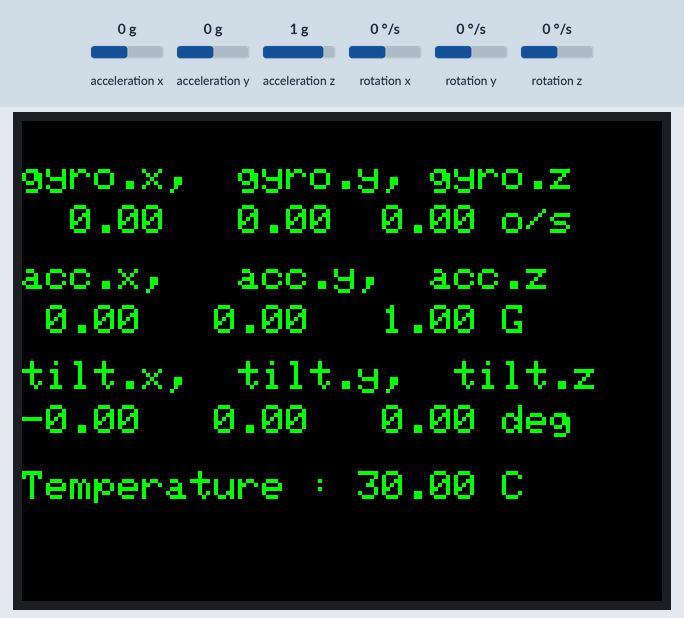
Simulated run of this sketch. Board: ESP32. Shown: 320×240 colour display. The test bench sets the inputs (shaded band); at power-on: acceleration x 0 g, acceleration y 0 g, acceleration z 1 g, rotation x 0 °/s, rotation y 0 °/s, rotation z 0 °/s. What the sketch prints to the serial monitor is not drawn.

Above: at 1.4 s.
1.5 s: acceleration x set to -1.4 g
At 2.3 s:
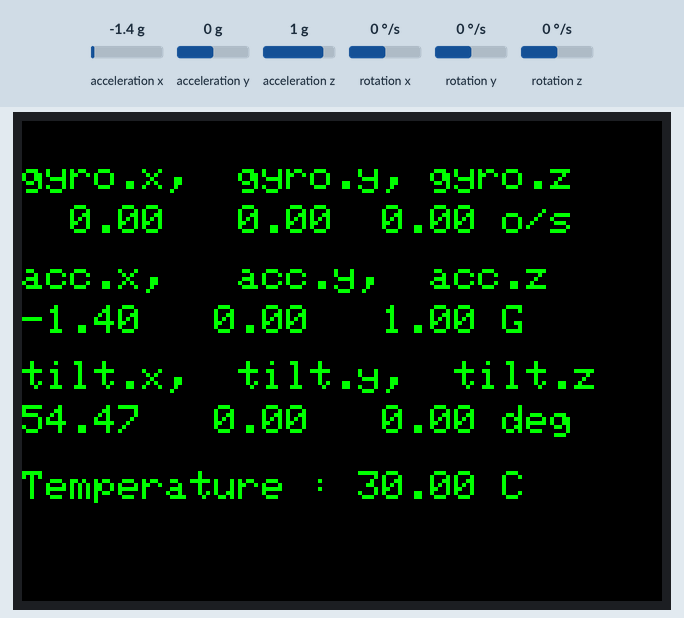
3.1 s: acceleration y set to -1.4 g
At 4.1 s:
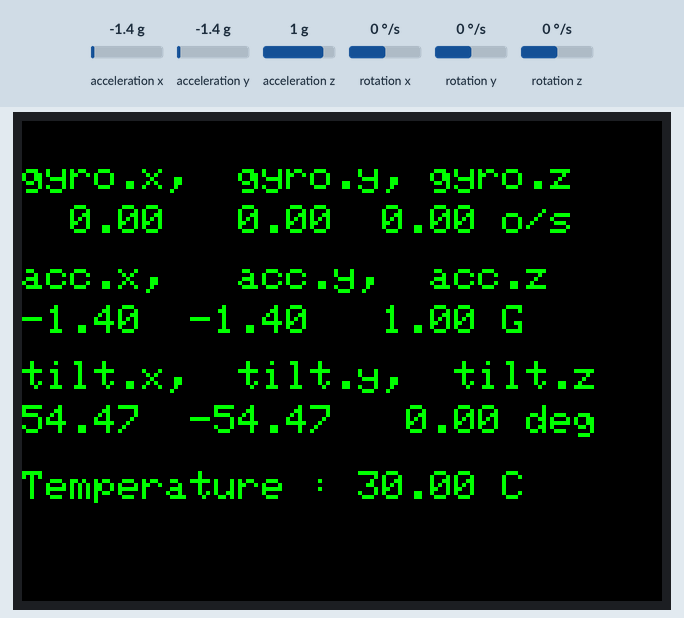
4.7 s: acceleration z set to -1.4 g
At 5.8 s:
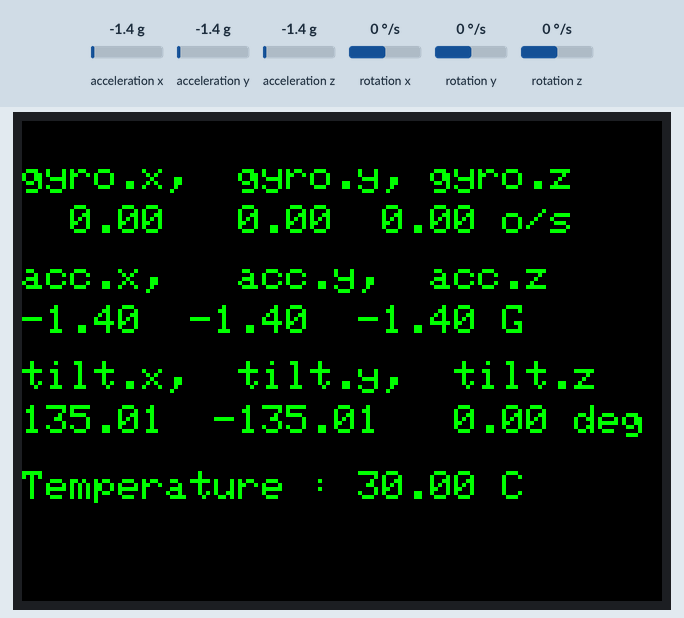
6.2 s: rotation x set to -192 °/s
At 7.4 s:
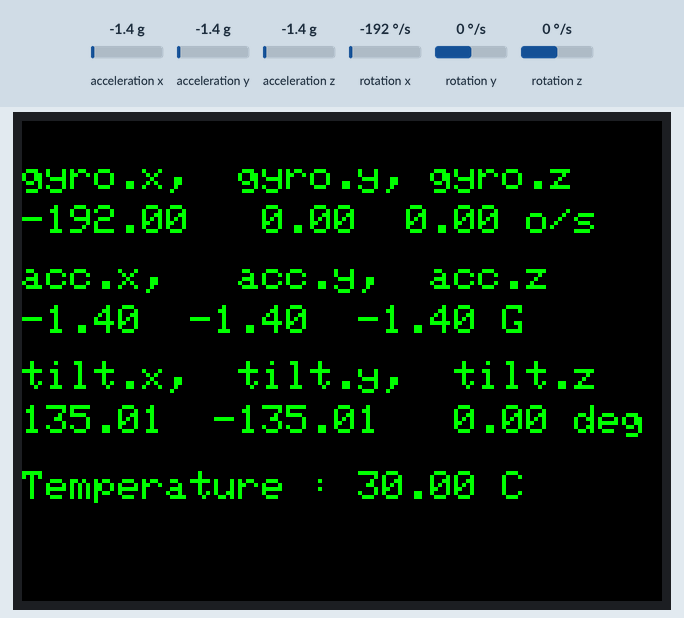
7.7 s: rotation y set to -192 °/s
At 8.8 s:
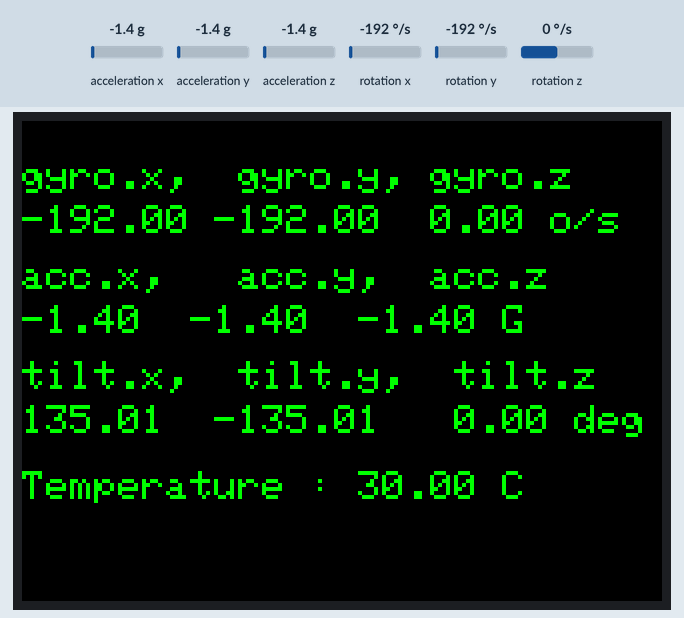
9.2 s: rotation z set to -192 °/s
At 9.8 s:
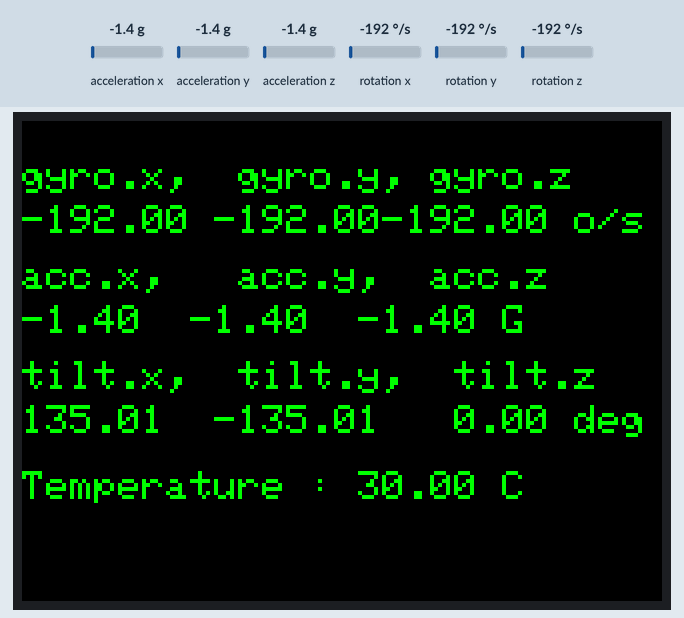
Timing chart, 0 to 11.7 s (numbered marks = the images above; inputs shaded):
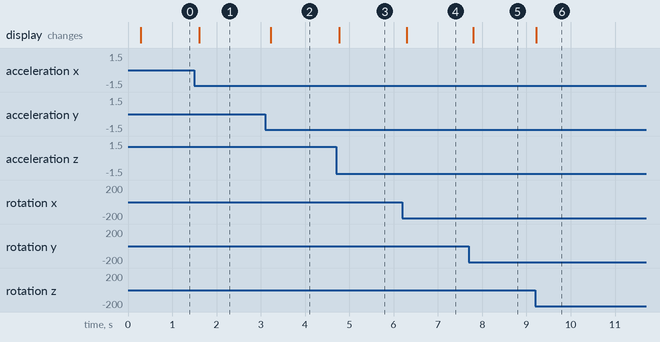

Measured:
- after the input at 1.5 s, the display: changes after 0.11 s (image 1)
- after the input at 3.1 s, the display: changes after 0.12 s (image 2)
- after the input at 4.7 s, the display: changes after 0.07 s (image 3)
- after the input at 6.2 s, the display: changes after 0.09 s (image 4)
- after the input at 7.7 s, the display: changes after 0.09 s (image 5)
- after the input at 9.2 s, the display: changes at once (image 6)

The sketch:

sensor_data_plotter.ino
```cpp
#include <M5Core2.h>

// ----- STRUCTS -----
struct Vector {
  float x = 0, y = 0, z = 0;
  float get_magnitude() {
    return sqrt(x * x + y * y + z * z);
  }
};

// ----- MAIN -----
Vector gyro, acc, tilt;
float temp = 0.0F;

void setup() {
  // init M5Stack and IMU sensor unit
  M5.begin();
  M5.IMU.Init();

  // init LCD screen
  M5.Lcd.fillScreen(BLACK);
  M5.Lcd.setTextColor(GREEN, BLACK);
  M5.Lcd.setTextSize(2);

  // start serial communication
  Serial.begin(9600);
}

void loop() {
  // collect gyro, accelerometer, tilt and temperature data
  M5.IMU.getGyroData(&gyro.x, &gyro.y, &gyro.z);
  M5.IMU.getAccelData(&acc.x, &acc.y, &acc.z);
  M5.IMU.getAhrsData(&tilt.x, &tilt.y, &tilt.z);
  M5.IMU.getTempData(&temp);

  // display data on LCD
  M5.Lcd.setCursor(0, 20);
  M5.Lcd.printf("gyro.x,  gyro.y, gyro.z");
  M5.Lcd.setCursor(0, 42);
  M5.Lcd.printf("%6.2f %6.2f%6.2f o/s", gyro.x, gyro.y, gyro.z);

  M5.Lcd.setCursor(0, 70);
  M5.Lcd.printf("acc.x,   acc.y,  acc.z");
  M5.Lcd.setCursor(0, 92);
  M5.Lcd.printf("%5.2f  %5.2f  %5.2f G", acc.x, acc.y, acc.z);

  M5.Lcd.setCursor(0, 120);
  M5.Lcd.printf("tilt.x,  tilt.y,  tilt.z");
  M5.Lcd.setCursor(0, 142);
  M5.Lcd.printf("%5.2f  %5.2f  %5.2f deg", tilt.x, tilt.y, tilt.z);

  M5.Lcd.setCursor(0, 175);
  M5.Lcd.printf("Temperature : %.2f C", temp);

  // plot sensor magnitude data in serial plotter
  Serial.print("gyro:");
  Serial.print(gyro.get_magnitude());
  Serial.print("\t");
  Serial.print("acc:");
  Serial.print(acc.get_magnitude());
  Serial.print("\t");
  Serial.print("tilt:");
  Serial.print(tilt.get_magnitude());
  Serial.print("\t");
  Serial.print("temp:");
  Serial.println(temp);

  delay(10);
}
```
